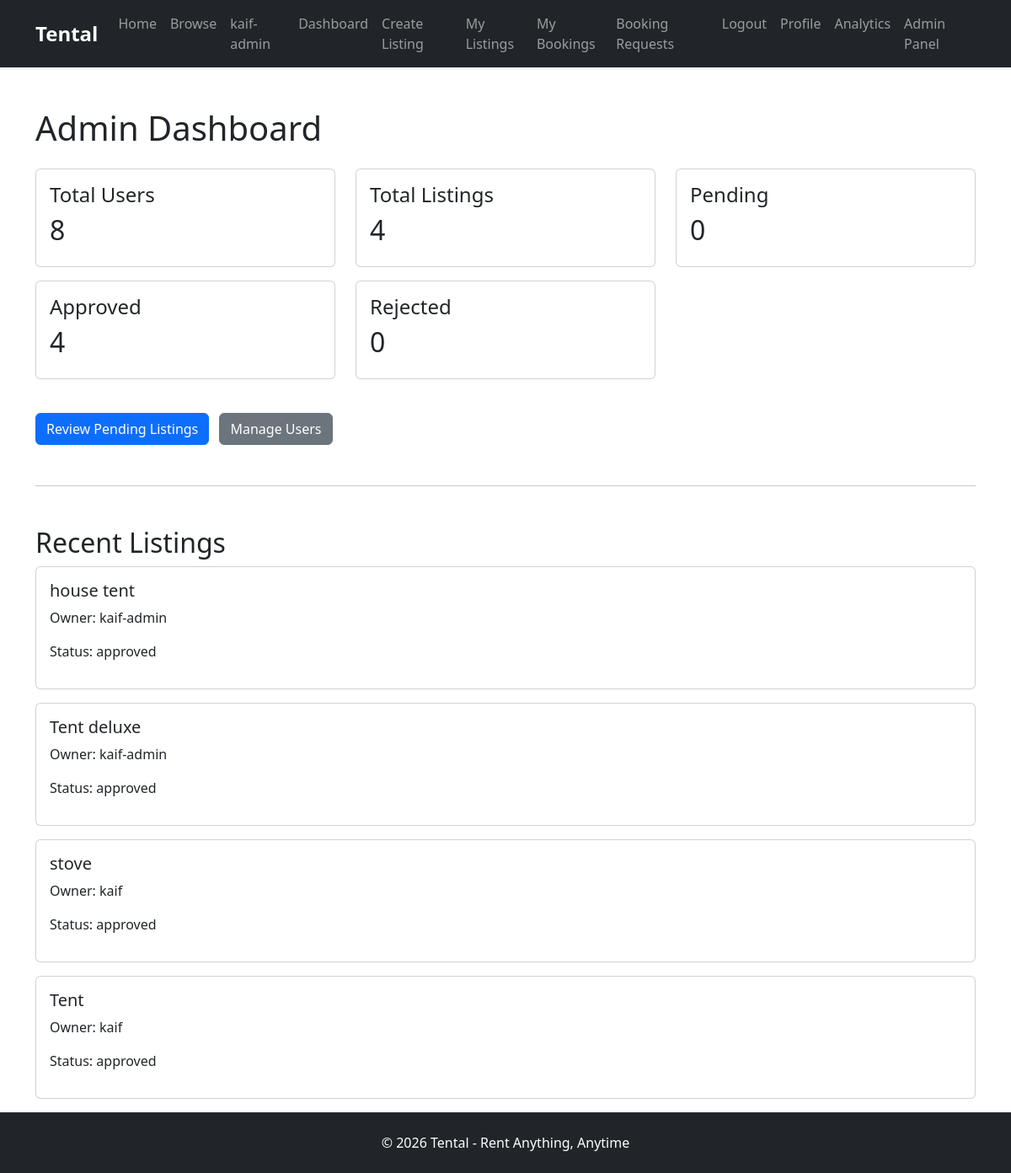
The app's page /admin/dashboard (signed in) with its own data.
### models/user.py (models this page shows)
class User(UserMixin, db.Model):
    id = db.Column(db.Integer, primary_key=True)
    name = db.Column(
        db.String(100),
        nullable=False
    )
    email = db.Column(
        db.String(120),
        unique=True,
        nullable=False
    )
    password = db.Column(
        db.String(255),
        nullable=False
    )
    rentals = db.relationship(
        "RentalItem",
        backref="owner",
        lazy=True
    )
    is_admin = db.Column(
        db.Boolean,
        default=False
    )
    is_active_user = db.Column(
        db.Boolean,
        default=True
    )
    bookings = db.relationship(
        "Booking",
        backref="user",
        lazy=True
    )
    reviews = db.relationship(
        "Review",
        backref="user",
        lazy=True
    )

### models/rental_item.py (models this page shows)
class RentalItem(db.Model):
    id = db.Column(db.Integer, primary_key=True)
    title = db.Column(db.String(100), nullable=False)
    description = db.Column(db.Text, nullable=False)
    price_per_day = db.Column(db.Float, nullable=False)
    category = db.Column(db.String(100), nullable=False)
    user_id = db.Column(
        db.Integer,
        db.ForeignKey("user.id"),
        nullable=False
    )
    status = db.Column(
        db.String(20),
        default="pending"
    )
    image = db.Column(
        db.String(255)
    )
    bookings = db.relationship(
        "Booking",
        backref="rental_item",
        lazy=True
    )
    quantity = db.Column(
        db.Integer,
        nullable=False,
        default=1
    )
    security_deposit = db.Column(
        db.Float,
        nullable=False,
        default=0
    )
    reviews = db.relationship(
        "Review",
        backref="rental_item",
        lazy=True,
        cascade="all, delete-orphan"
    )

### routes/main.py (the view)
@main.route("/admin/dashboard")
@login_required
def admin_dashboard():
    if not current_user.is_admin:
        return "Access Denied"
    total_users = User.query.count()
    total_listings = RentalItem.query.count()
    pending_listings = RentalItem.query.filter_by(
        status="pending"
    ).count()
    approved_listings = RentalItem.query.filter_by(
        status="approved"
    ).count()
    rejected_listings = RentalItem.query.filter_by(
        status="rejected"
    ).count()
    recent_listings = RentalItem.query.order_by(
        RentalItem.id.desc()
    ).limit(5).all()
    return render_template(
        "admin/dashboard.html",
        total_users=total_users,
        total_listings=total_listings,
        pending_listings=pending_listings,
        approved_listings=approved_listings,
        rejected_listings=rejected_listings,
        recent_listings=recent_listings
    )

### models/user.py (called while the page is built)
@login_manager.user_loader
def load_user(user_id):
    return User.query.get(int(user_id))

### templates/admin/dashboard.html
{% extends "base.html" %} {% block content %}
<div class="container mt-5">
  <h1 class="mb-4">Admin Dashboard</h1>
  <div class="row">
    <div class="col-md-4 mb-3">
      <div class="card">
        <div class="card-body">
          <h4>Total Users</h4>
          <h2>{{ total_users }}</h2>
        </div>
      </div>
    </div>
    <div class="col-md-4 mb-3">
      <div class="card">
        <div class="card-body">
          <h4>Total Listings</h4>
          <h2>{{ total_listings }}</h2>
        </div>
      </div>
    </div>
    <div class="col-md-4 mb-3">
      <div class="card">
        <div class="card-body">
          <h4>Pending</h4>
          <h2>{{ pending_listings }}</h2>
        </div>
      </div>
    </div>
    <div class="col-md-4 mb-3">
      <div class="card">
        <div class="card-body">
          <h4>Approved</h4>
          <h2>{{ approved_listings }}</h2>
        </div>
      </div>
    </div>
    <div class="col-md-4 mb-3">
      <div class="card">
        <div class="card-body">
          <h4>Rejected</h4>
          <h2>{{ rejected_listings }}</h2>
        </div>
      </div>
    </div>
  </div>
  <div class="mt-4">
    <a href="{{ url_for('main.admin_listings') }}" class="btn btn-primary">
      Review Pending Listings
    </a>
    <a href="{{ url_for('main.admin_users') }}" class="btn btn-secondary ms-2">
      Manage Users
    </a>
  </div>
  <hr class="my-5" />
  <h2>Recent Listings</h2>
  {% for rental in recent_listings %}
  <div class="card mb-3">
    <div class="card-body">
      <h5>{{ rental.title }}</h5>
      <p>Owner: {{ rental.owner.name }}</p>
      <p>Status: {{ rental.status }}</p>
    </div>
  </div>
  {% endfor %}
</div>
{% endblock %}

### templates/base.html (shortened to what this page needs)
<!doctype html>
<html lang="en">
  <head>
    <link
      href="https://cdn.jsdelivr.net/npm/bootstrap@5.3.7/dist/css/bootstrap.min.css"
      rel="stylesheet"
    />
    <link
      rel="stylesheet"
      href="{{ url_for('static', filename='css/style.css') }}"
    />
  </head>
  <body>
    <nav class="navbar navbar-expand-lg navbar-dark bg-dark">
      <div class="container">
        <a class="navbar-brand" href="#">Tental</a>
        <div class="navbar-nav ms-auto">
          <a class="nav-link" href="{{ url_for('main.home') }}">Home</a>
          <a class="nav-link" href="{{ url_for('main.browse') }}">Browse</a>
          {% if current_user.is_authenticated %}
          <span class="nav-link"> {{ current_user.name }} </span>
          <a class="nav-link" href="{{ url_for('main.owner_dashboard') }}">
            Dashboard
          </a>
          <a class="nav-link" href="{{ url_for('main.create_listing') }}">
            Create Listing
          </a>
          <a class="nav-link" href="{{ url_for('main.my_listings') }}">
            My Listings
          </a>
          <a class="nav-link" href="{{ url_for('main.my_bookings') }}">
            My Bookings
          </a>
          <a class="nav-link" href="{{ url_for('main.booking_requests') }}">
            Booking Requests
          </a>
          <a class="nav-link" href="{{ url_for('auth.logout') }}"> Logout </a>
          <a class="nav-link" href="{{ url_for('main.profile') }}"> Profile </a>
          <li class="nav-item">
            <a class="nav-link" href="{{ url_for('main.analytics') }}">
              Analytics
            </a>
          </li>
          {% if current_user.is_authenticated and current_user.is_admin %}
          <a class="nav-link" href="{{ url_for('main.admin_dashboard') }}">
            Admin Panel
          </a>
          {% endif %} {% else %}
          <a class="nav-link" href="{{ url_for('auth.login') }}"> Login </a>
          <a class="nav-link" href="{{ url_for('auth.register') }}">
            Register
          </a>
          {% endif %}
        </div>
      </div>
    </nav>
    <main class="flex-grow-1">{% block content %} {% endblock %}</main>
    <footer id="footer-section" class="bg-dark text-white text-center py-4">
      <p class="mb-0">© 2026 Tental - Rent Anything, Anytime</p>
    </footer>
  </body>
</html>

### static/css/style.css (style rules this page uses)
:root { --primary-color: #2E8B57; --secondary-color: #1E293B; }
html, body { height: 100%; }
body { display: flex; flex-direction: column; }
#footer-section { margin-top: auto; }
.navbar-brand { font-size: 1.5rem; font-weight: 700; }

### records on screen
User: name "kaif-admin"
RentalItem: title "house tent", owner.name "kaif-admin", status "approved"
RentalItem: title "Tent deluxe", owner.name "kaif-admin", status "approved"
RentalItem: title "stove", owner.name "kaif", status "approved"
RentalItem: title "Tent", owner.name "kaif", status "approved"

### other values on screen
{{ total_users }} "8"
{{ total_listings }} "4"
{{ pending_listings }} "0"
{{ approved_listings }} "4"
{{ rejected_listings }} "0"
